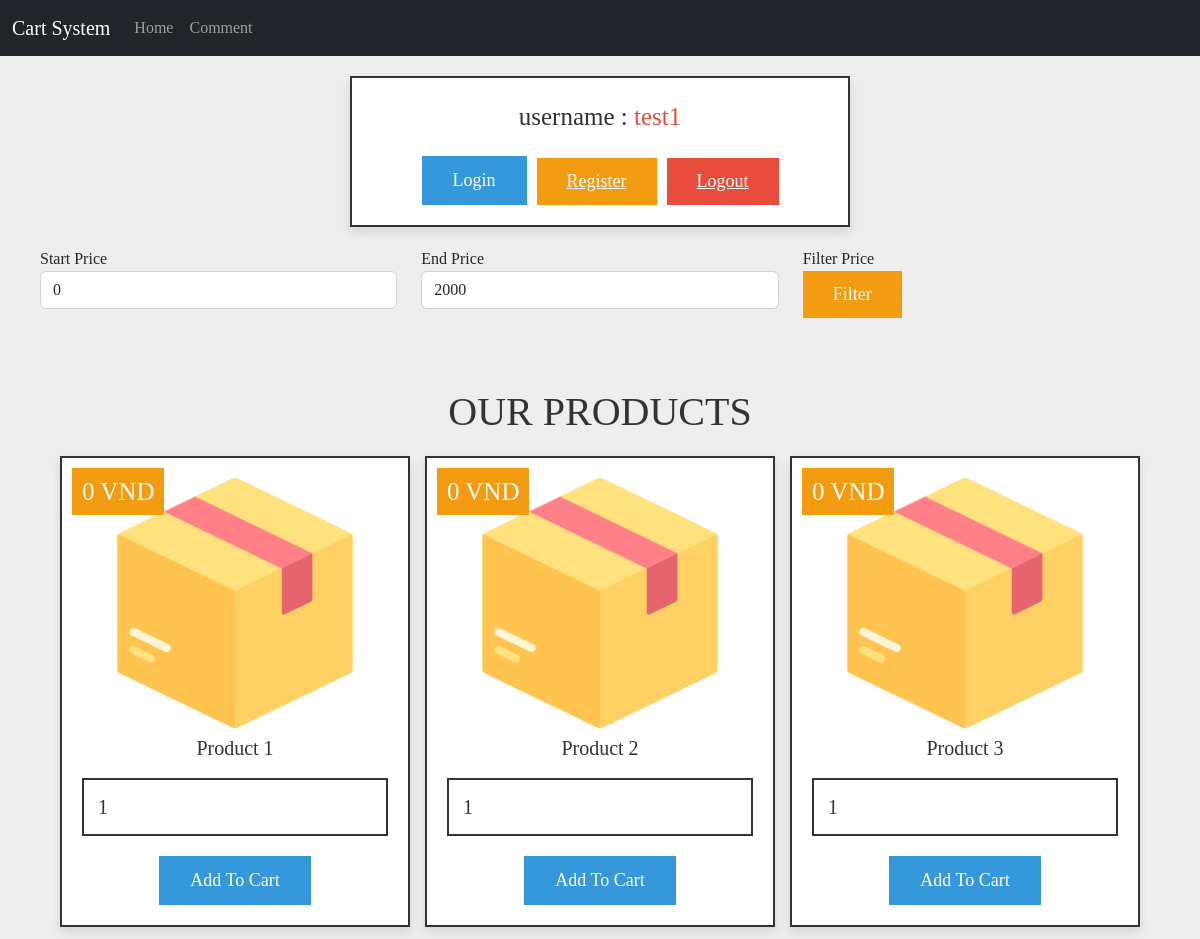
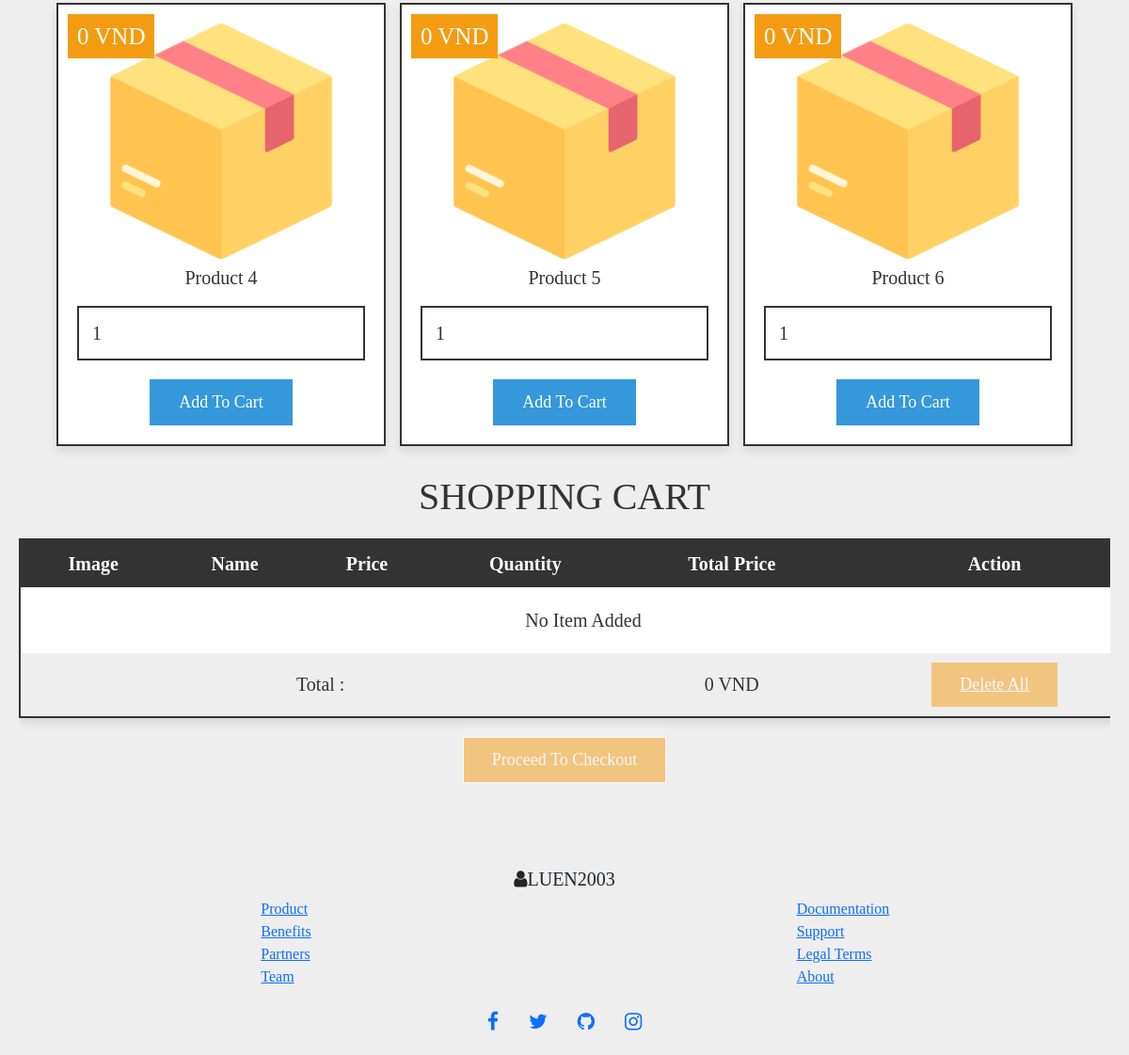
Screenshot of /index.php (signed in) with the database file from the repository (2 pictures, top to bottom).
### tables this page shows
CREATE TABLE `user_info` (
  `id` int(100) NOT NULL,
  `name` varchar(100) NOT NULL,
  `password` varchar(100) NOT NULL
);

CREATE TABLE `products` (
  `id` int(100) NOT NULL,
  `name` varchar(100) NOT NULL,
  `price` varchar(100) NOT NULL,
  `image` varchar(100) NOT NULL
);

### index.php (the view, shortened to what this page needs)
<?php
include 'config.php';
$user_id = $_SESSION['user_id'];
?>
<!DOCTYPE html>
<html lang="en">
<head>
   <link href="https://cdn.jsdelivr.net/npm/bootstrap@5.2.3/dist/css/bootstrap.min.css" rel="stylesheet">
   <link rel="stylesheet" href="https://cdnjs.cloudflare.com/ajax/libs/font-awesome/4.7.0/css/font-awesome.min.css">
   <link rel="stylesheet" href="css/style.css">
</head>
<body>
   <nav class="navbar navbar-expand-sm navbar-dark bg-dark">
      <div class="container-fluid">
         <a class="navbar-brand" href="index.php">Cart System</a>
         <ul class="navbar-nav me-auto">
            <li class="nav-item">
               <a class="nav-link" href="index.php">Home</a>
            </li>
            <li class="nav-item">
               <a class="nav-link" href="comment.php">Comment</a>
            </li>
         </ul>
      </div>
   </nav>
   <div class="container">
      <div class="user-profile">
         <?php
         $select_user = mysqli_query($conn, "SELECT * FROM `user_info` WHERE id = '$user_id'") or die('query failed');
         if (mysqli_num_rows($select_user) > 0) {
            $fetch_user = mysqli_fetch_assoc($select_user);
         }
         ?>
         <p> username : <span>
               <?php echo $fetch_user['name']; ?>
            </span> </p>
         <div class="flex">
            <a href="login.php" class="btn">login</a>
            <a href="register.php" class="option-btn">register</a>
            <a href="index.php?logout=<?php echo $user_id; ?>"
               onclick="return confirm('are your sure you want to logout?');" class="delete-btn">logout</a>
         </div>
      </div>
      <div class="container">
         <form>
            <div class="row">
               <div class="col">
                  <label for="">Start Price</label>
                  <input type="text" name="start_price" value="<?php if (isset($_GET['start_price'])) {
                     echo $_GET['start_price'];
                  } else {
                     echo "0";
                  } ?>" class="form-control">
               </div>
               <div class="col">
                  <label for="">End Price</label>
                  <input type="text" name="end_price" value="<?php if (isset($_GET['end_price'])) {
                     echo $_GET['end_price'];
                  } else {
                     echo "2000";
                  } ?>" class="form-control">
               </div>
               <div class="col">
                  <label for="">Filter Price</label> <br />
                  <button type="submit" class="option-btn ">Filter</button>
               </div>
            </div>
         </form>
      </div>
      <div class="products">
         <h1 class="heading">Our Products</h1>
         <div class="box-container">
            <?php
            if (isset($_GET['start_price']) && isset($_GET['end_price'])) {
               $startprice = $_GET['start_price'];
               $endprice = $_GET['end_price'];
               $select_product = mysqli_query($conn, "SELECT * FROM `products` WHERE price BETWEEN $startprice AND $endprice") or die('query failed');
            } else {
               $select_product = mysqli_query($conn, "SELECT * FROM `products`") or die('query failed');
            }
            if (mysqli_num_rows($select_product) > 0) {
               while ($fetch_product = mysqli_fetch_assoc($select_product)) {
                  ?>
                  <form method="post" class="box" action="">
                     <img src="images/<?php echo $fetch_product['image']; ?>" alt="">
                     <div class="name">
                        <?php echo $fetch_product['name']; ?>
                     </div>
                     <div class="price">
                        <?php echo $fetch_product['price']; ?> VND
                     </div>
                     <input type="number" min="1" name="product_quantity" value="1">
                     <input type="submit" value="add to cart" name="add_to_cart" class="btn">
                  </form>
                  <?php
               }
            }
            ?>
         </div>
      </div>
      <div class="shopping-cart">
         <h1 class="heading">shopping cart</h1>
         <table>
            <thead>
               <th>image</th>
               <th>name</th>
               <th>price</th>
               <th>quantity</th>
               <th>total price</th>
               <th>action</th>
            </thead>
            <tbody>
               <?php
               $cart_query = mysqli_query($conn, "SELECT * FROM `cart` WHERE user_id = '$user_id'") or die('query failed');
               $grand_total = 0;
               if (mysqli_num_rows($cart_query) > 0) {
                  while ($fetch_cart = mysqli_fetch_assoc($cart_query)) {
                     ?>
                     <tr>
                        <td><img src="images/<?php echo $fetch_cart['image']; ?>" height="100" alt=""></td>
                        <td>
                           <?php echo $fetch_cart['name']; ?>
                        </td>
                        <td>$
                           <?php echo $fetch_cart['price']; ?>/-
                        </td>
                        <td>
                           <form action="" method="post">
                              <input type="hidden" name="cart_id" value="<?php echo $fetch_cart['id']; ?>">
                              <input type="number" min="1" name="cart_quantity"
                                 value="<?php echo $fetch_cart['quantity']; ?>">
                              <input type="submit" name="update_cart" value="update" class="option-btn">
                           </form>
                        </td>
                        <td>$
                           <?php echo $sub_total = ($fetch_cart['price'] * $fetch_cart['quantity']); ?>/-
                        </td>
                        <td><a href="index.php?remove=<?php echo $fetch_cart['id']; ?>" class="delete-btn"
                              onclick="return confirm('remove item from cart?');">remove</a></td>
                     </tr>
                     <?php
                     $grand_total += $sub_total;
                  }
               } else {
                  echo '<tr><td style="padding:20px; text-transform:capitalize;" colspan="6">no item added</td></tr>';
               }
               ?>
               <tr class="table-bottom">
                  <td colspan="4">Total :</td>
                  <td>
                     <?php echo $grand_total; ?> VND
                  </td>
                  <td><a href="index.php?delete_all" onclick="return confirm('delete all from cart?');"
                        class="delete-btn <?php echo ($grand_total > 1) ? '' : 'disabled'; ?>">delete all</a></td>
               </tr>
            </tbody>
         </table>
            <form method="post" >
         <button name="checkout" class="cart-btn">
            <a href="index.php?#" class="btn <?php echo ($grand_total > 1) ? '' : 'disabled'; ?>">proceed to checkout</a>
         </button>
            </form>
      </div>
   </div>
   <footer class="footer">
      <div class="container">
         <div class="row">
            <div class="col-md-12">
               <h5 class="d-flex align-items-center justify-content-center"><i class="fa fa-user"></i> LUEN2003</h5>
               <div class="row">
                  <div class="col-6 d-flex align-items-center justify-content-center">
                     <ul class="list-unstyled">
                        <li><a href="#">Product</a></li>
                        <li><a href="#">Benefits</a></li>
                        <li><a href="#">Partners</a></li>
                        <li><a href="#">Team</a></li>
                     </ul>
                  </div>
                  <div class="col-6 d-flex align-items-center justify-content-center">
                     <ul class="list-unstyled">
                        <li><a href="#">Documentation</a></li>
                        <li><a href="#">Support</a></li>
                        <li><a href="#">Legal Terms</a></li>
                        <li><a href="#">About</a></li>
                     </ul>
                  </div>
               </div>
               <ul class="nav d-flex align-items-center justify-content-center ">
                  <li class="nav-item"><a href="" class="nav-link "><i class="fa fa-facebook fa-lg"></i></a></li>
                  <li class="nav-item"><a href="" class="nav-link"><i class="fa fa-twitter fa-lg"></i></a></li>
                  <li class="nav-item"><a href="" class="nav-link"><i class="fa fa-github fa-lg"></i></a></li>
                  <li class="nav-item"><a href="" class="nav-link"><i class="fa fa-instagram fa-lg"></i></a></li>
               </ul>
               <br>
            </div>
         </div>
      </div>
   </footer>
</body>
</html>

### css/style.css (style rules this page uses)
:root { --blue:#3498db; --red:#e74c3c; --orange:#f39c12; --black:#333; --white:#fff; --light-bg:#eee; --box-shadow:0 5px 10px rgba(0,0,0,.1); --border:2px solid var(--black); }
* { font-family: "Times New Roman", sans-serif; margin:0; padding:0; box-sizing: border-box; outline: none; border: none; text-decoration: none; }
body { background-color: var(--light-bg); }
.btn, .delete-btn, .option-btn { display: inline-block; padding:10px 30px; cursor: pointer; font-size: 18px; color:var(--white); border-radius: 0px; text-transform: capitalize; }
.btn { background-color: var(--blue); margin-top: 10px; }
.delete-btn { background-color: var(--red); }
.option-btn { background-color: var(--orange); }
.container { padding:0 20px; margin:0 auto; max-width: 1200px; padding-bottom: 70px; }
.container .heading { text-align: center; margin-bottom: 20px; font-size: 40px; text-transform: uppercase; color:var(--black); }
.container .user-profile { padding:20px; text-align: center; border:var(--border); background-color: var(--white); box-shadow: var(--box-shadow); margin:20px auto; max-width: 500px; }
.container .user-profile p { margin-bottom: 10px; font-size: 25px; color:var(--black); }
.container .user-profile p span { color:var(--red); }
.container .user-profile .flex { display: flex; justify-content: center; flex-wrap: wrap; gap:10px; align-items: flex-end; }
.container .products .box-container { display: flex; flex-wrap: wrap; gap:15px; justify-content: center; }
.container .products .box-container .box { text-align: center; box-shadow: var(--box-shadow); border:var(--border); position: relative; padding:20px; background-color: var(--white); width: 350px; }
.container .products .box-container .box img { height: 250px; }
.container .products .box-container .box .name { font-size: 20px; color:var(--black); padding:5px 0; }
.container .products .box-container .box .price { position: absolute; top:10px; left:10px; padding:5px 10px; background-color: var(--orange); color:var(--white); font-size: 25px; }
.container .products .box-container .box input[type="number"] { margin:10px 0; width: 100%; border:var(--border); font-size: 20px; color:var(--black); padding:12px 14px }
.container .shopping-cart { padding:20px 0; }
.container .shopping-cart table { width: 100%; text-align: center; border:var(--border); box-shadow: var(--box-shadow); background-color: var(--white); }
.container .shopping-cart table thead { background-color: var(--black); }
.container .shopping-cart table thead th { padding:10px; color:var(--white); text-transform: capitalize; font-size: 20px; }
.container .shopping-cart table .table-bottom { background-color: var(--light-bg); }
.container .shopping-cart table tr td { padding:10px; font-size: 20px; color:var(--black); }
.container .shopping-cart table tr td:nth-child(1) { padding:0; }
.shopping-cart { margin-top: 10px; text-align: center; color: white; }
.container .shopping-cart .cart-btn { margin-top: 10px; text-align: center; color: white; }
.container .shopping-cart .disabled { pointer-events: none; background-color: var(--orange); opacity: .5; user-select: none; }
@media (max-width:1200px) { .container .shopping-cart { overflow-x: scroll; } }
@media (max-width:1200px) { .container .shopping-cart table { width: 1200px; } }

### rows the page displays
user_info: name "test1"
products: image (picture), name "Product 1", price "0"
products: image (picture), name "Product 2", price "0"
products: image (picture), name "Product 3", price "0"
products: image (picture), name "Product 4", price "0"
products: image (picture), name "Product 5", price "0"
products: image (picture), name "Product 6", price "0"

### other values shown
$grand_total "0"
